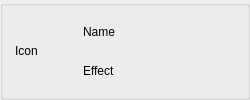
<?xml version="1.0" encoding="UTF-8"?>
<ui version="4.0">
 <class>GemWidget</class>
 <widget class="QWidget" name="GemWidget">
  <property name="geometry">
   <rect>
    <x>0</x>
    <y>0</y>
    <width>250</width>
    <height>100</height>
   </rect>
  </property>
  <property name="minimumSize">
   <size>
    <width>250</width>
    <height>100</height>
   </size>
  </property>
  <property name="maximumSize">
   <size>
    <width>250</width>
    <height>100</height>
   </size>
  </property>
  <property name="windowTitle">
   <string>Form</string>
  </property>
  <layout class="QVBoxLayout" name="verticalLayout">
   <property name="spacing">
    <number>0</number>
   </property>
   <property name="leftMargin">
    <number>0</number>
   </property>
   <property name="topMargin">
    <number>0</number>
   </property>
   <property name="rightMargin">
    <number>0</number>
   </property>
   <property name="bottomMargin">
    <number>0</number>
   </property>
   <item>
    <widget class="QGroupBox" name="groupGem">
     <property name="minimumSize">
      <size>
       <width>250</width>
       <height>100</height>
      </size>
     </property>
     <property name="maximumSize">
      <size>
       <width>250</width>
       <height>100</height>
      </size>
     </property>
     <property name="title">
      <string/>
     </property>
     <layout class="QHBoxLayout" name="horizontalLayout">
      <property name="leftMargin">
       <number>0</number>
      </property>
      <property name="topMargin">
       <number>0</number>
      </property>
      <property name="rightMargin">
       <number>0</number>
      </property>
      <property name="bottomMargin">
       <number>0</number>
      </property>
      <item>
       <widget class="QLabel" name="lbIcon">
        <property name="minimumSize">
         <size>
          <width>50</width>
          <height>50</height>
         </size>
        </property>
        <property name="maximumSize">
         <size>
          <width>50</width>
          <height>50</height>
         </size>
        </property>
        <property name="text">
         <string>Icon</string>
        </property>
       </widget>
      </item>
      <item>
       <layout class="QVBoxLayout" name="vLayoutRight">
        <property name="spacing">
         <number>1</number>
        </property>
        <item>
         <widget class="QLabel" name="lbName">
          <property name="minimumSize">
           <size>
            <width>150</width>
            <height>25</height>
           </size>
          </property>
          <property name="maximumSize">
           <size>
            <width>150</width>
            <height>25</height>
           </size>
          </property>
          <property name="text">
           <string>Name</string>
          </property>
         </widget>
        </item>
        <item>
         <widget class="QLabel" name="lbEffect">
          <property name="minimumSize">
           <size>
            <width>150</width>
            <height>25</height>
           </size>
          </property>
          <property name="maximumSize">
           <size>
            <width>150</width>
            <height>25</height>
           </size>
          </property>
          <property name="text">
           <string>Effect</string>
          </property>
         </widget>
        </item>
       </layout>
      </item>
     </layout>
    </widget>
   </item>
  </layout>
 </widget>
 <resources/>
 <connections/>
</ui>
